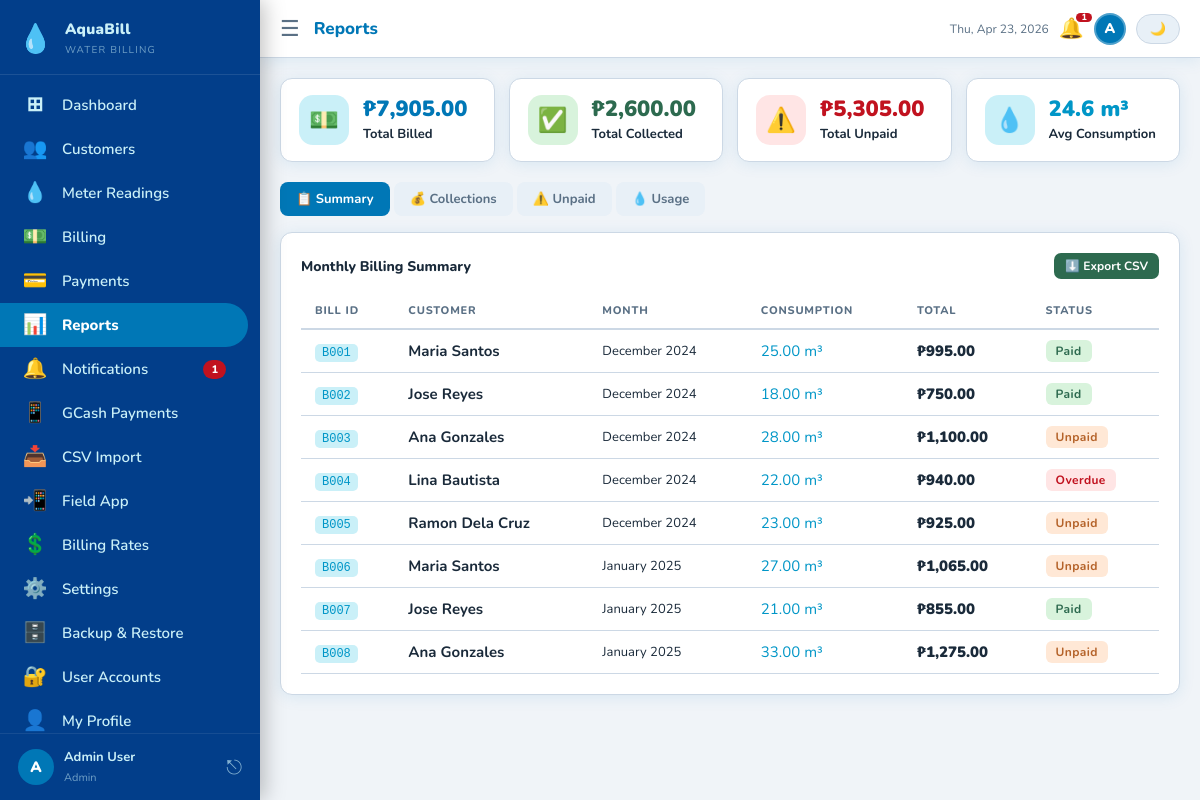
/reports.php (signed in), run on the app's committed database.
### tables this page shows
CREATE TABLE IF NOT EXISTS bills (
    id VARCHAR(10) PRIMARY KEY,
    customer_id VARCHAR(10) NOT NULL,
    reading_id VARCHAR(10),
    billing_month VARCHAR(30) NOT NULL,
    prev_reading DECIMAL(10,2) NOT NULL,
    curr_reading DECIMAL(10,2) NOT NULL,
    consumption DECIMAL(10,2) NOT NULL,
    rate_per_cubic DECIMAL(8,2) NOT NULL DEFAULT 35.00,
    base_charge DECIMAL(8,2) NOT NULL DEFAULT 120.00,
    penalty DECIMAL(8,2) NOT NULL DEFAULT 0.00,
    total DECIMAL(10,2) NOT NULL,
    status ENUM('Unpaid','Paid','Overdue','Waived','Disputed') NOT NULL DEFAULT 'Unpaid',
    due_date DATE NOT NULL,
    created_at TIMESTAMP DEFAULT CURRENT_TIMESTAMP,
    FOREIGN KEY (customer_id) REFERENCES customers(id) ON DELETE CASCADE
);

CREATE TABLE IF NOT EXISTS customers (
    id VARCHAR(10) PRIMARY KEY,
    name VARCHAR(150) NOT NULL,
    address TEXT NOT NULL,
    contact VARCHAR(20) NOT NULL,
    meter_no VARCHAR(30) NOT NULL UNIQUE,
    status ENUM('Active','Disconnected') NOT NULL DEFAULT 'Active',
    created_at DATE NOT NULL
);

### includes/functions.php (called while the page is built, shortened)
<?php
function fmt(float $n): string {
    return '₱' . number_format($n, 2);
}
function h(string $s): string {
    return htmlspecialchars($s, ENT_QUOTES, 'UTF-8');
}
function get(string $key, string $default = ''): string {
    return trim($_GET[$key] ?? $default);
}

### reports.php (the view, shortened to what this page needs)
<?php
require_once 'includes/functions.php';
$pdo = getDB();
$totalBilled    = (float)$pdo->query("SELECT COALESCE(SUM(total),0) FROM bills")->fetchColumn();
$totalCollected = (float)$pdo->query("SELECT COALESCE(SUM(amount),0) FROM payments")->fetchColumn();
$totalUnpaid    = (float)$pdo->query("SELECT COALESCE(SUM(total),0) FROM bills WHERE status!='Paid'")->fetchColumn();
$avgConsumption = (float)$pdo->query("SELECT COALESCE(AVG(consumption),0) FROM readings")->fetchColumn();
$tab = get('tab', 'summary');
$bills       = $pdo->query("SELECT b.*,c.name AS cname FROM bills b JOIN customers c ON b.customer_id=c.id ORDER BY b.created_at DESC")->fetchAll();
require_once 'includes/header.php';
?>
<div class="stat-grid mb-3">
  <div class="stat-card">
    <div class="stat-icon" style="background:var(--info-bg)">💵</div>
    <div><div class="stat-val text-accent"><?= fmt($totalBilled) ?></div><div class="stat-label">Total Billed</div></div>
  </div>
  <div class="stat-card">
    <div class="stat-icon" style="background:var(--success-bg)">✅</div>
    <div><div class="stat-val text-success"><?= fmt($totalCollected) ?></div><div class="stat-label">Total Collected</div></div>
  </div>
  <div class="stat-card">
    <div class="stat-icon" style="background:var(--danger-bg)">⚠️</div>
    <div><div class="stat-val text-danger"><?= fmt($totalUnpaid) ?></div><div class="stat-label">Total Unpaid</div></div>
  </div>
  <div class="stat-card">
    <div class="stat-icon" style="background:var(--info-bg)">💧</div>
    <div><div class="stat-val" style="color:var(--info)"><?= round($avgConsumption,1) ?> m³</div><div class="stat-label">Avg Consumption</div></div>
  </div>
</div>
<div class="tabs">
  <a href="reports.php?tab=summary"     class="tab-btn <?= $tab==='summary'?'active':'' ?>">📋 Summary</a>
  <a href="reports.php?tab=collections" class="tab-btn <?= $tab==='collections'?'active':'' ?>">💰 Collections</a>
  <a href="reports.php?tab=unpaid"      class="tab-btn <?= $tab==='unpaid'?'active':'' ?>">⚠️ Unpaid</a>
  <a href="reports.php?tab=usage"       class="tab-btn <?= $tab==='usage'?'active':'' ?>">💧 Usage</a>
</div>
<div class="card">
  <?php if ($tab === 'summary'): ?>
  <div style="display:flex;justify-content:space-between;align-items:center;margin-bottom:14px;flex-wrap:wrap;gap:8px">
    <div class="card-title" style="margin:0">Monthly Billing Summary</div>
    <a href="reports.php?export=billing" class="btn btn-success btn-sm">⬇️ Export CSV</a>
  </div>
  <div class="table-wrap">
    <table>
      <thead><tr><th>Bill ID</th><th>Customer</th><th>Month</th><th>Consumption</th><th>Total</th><th>Status</th></tr></thead>
      <tbody>
        <?php foreach ($bills as $b): ?>
        <tr>
          <td><code><?= h($b['id']) ?></code></td>
          <td class="fw-bold"><?= h($b['cname']) ?></td>
          <td class="fs-sm"><?= h($b['billing_month']) ?></td>
          <td style="color:var(--info)"><?= h($b['consumption']) ?> m³</td>
          <td class="fw-bolder"><?= fmt($b['total']) ?></td>
          <td><span class="badge badge-<?= strtolower(h($b['status'])) ?>"><?= h($b['status']) ?></span></td>
        </tr>
        <?php endforeach; ?>
      </tbody>
    </table>
  </div>
  <?php endif; ?>
</div>

### assets/css/style.css (style rules this page uses)
:root { --bg:#f0f4f8; --surface:#fff; --surface-alt:#e8f0f7; --border:#ccd8e5; --text:#1a2a3a; --muted:#5a7085; --accent:#0077b6; --accent-dark:#023e8a; --accent-light:#caf0f8; --success:#2d6a4f; --success-bg:#d8f3dc; --warning:#b5632a; --warning-bg:#ffe8d6; --danger:#c1121f; --danger-bg:#ffe5e5; --info:#0096c7; --info-bg:#caf0f8; --sidebar:#023e8a; --sidebar-text:#caf0f8; --sidebar-active:#0077b6; --shadow:0 2px 16px rgba(0,119,182,.10); --shadow-lg:0 8px 40px rgba(2,62,138,.13); --radius:12px; --radius-sm:8px; --sidebar-w:260px; }
*,*::before,*::after { box-sizing:border-box;margin:0;padding:0 }
html,body { height:100%;overflow:hidden }
body { font-family:'Nunito','Segoe UI',sans-serif; font-size:15px;background:var(--bg);color:var(--text); display:flex; }
a { color:inherit;text-decoration:none }
.card { background:var(--surface);border-radius:var(--radius); padding:20px;box-shadow:var(--shadow);border:1px solid var(--border); }
.card-title { font-weight:800;font-size:14px;margin-bottom:14px;color:var(--text) }
.stat-grid { display:grid; grid-template-columns:repeat(auto-fill,minmax(200px,1fr)); gap:14px;margin-bottom:20px; }
.stat-card { background:var(--surface);border-radius:var(--radius);padding:16px 18px; box-shadow:var(--shadow);border:1px solid var(--border); display:flex;align-items:center;gap:14px; cursor:pointer;transition:transform .15s,box-shadow .15s; }
.stat-icon { width:50px;height:50px;border-radius:14px; display:flex;align-items:center;justify-content:center;font-size:24px;flex-shrink:0; }
.stat-val { font-size:22px;font-weight:900;line-height:1.1 }
.stat-label { font-size:13px;font-weight:700;margin-top:3px }
.table-wrap { overflow-x:auto;-webkit-overflow-scrolling:touch }
table { border-collapse:collapse;width:100%;min-width:500px }
th,td { padding:10px 14px;text-align:left;white-space:nowrap }
th { font-size:11px;font-weight:800;letter-spacing:.8px;text-transform:uppercase; color:var(--muted);border-bottom:2px solid var(--border) }
td { border-bottom:1px solid var(--border);vertical-align:middle }
.badge { border-radius:6px;padding:3px 10px;font-size:12px;font-weight:700; letter-spacing:.4px;white-space:nowrap;display:inline-block }
.badge-active,.badge-paid { color:var(--success);background:var(--success-bg) }
.badge-disconnected,.badge-overdue { color:var(--danger);background:var(--danger-bg) }
.badge-unpaid { color:var(--warning);background:var(--warning-bg) }
.btn { display:inline-flex;align-items:center;gap:7px; padding:10px 18px;border-radius:var(--radius-sm);border:none; font-size:14px;font-weight:700;cursor:pointer;transition:opacity .2s,transform .1s; font-family:inherit;white-space:nowrap; }
.btn-success { background:var(--success);color:#fff }
.btn-sm { padding:5px 11px;font-size:12px;border-radius:7px }
.tabs { display:flex;gap:4px;margin-bottom:16px;flex-wrap:wrap }
.tab-btn { padding:8px 16px;border-radius:var(--radius-sm);border:none; cursor:pointer;font-size:13px;font-weight:700;font-family:inherit; background:var(--surface-alt);color:var(--muted);transition:background .15s; }
.tab-btn.active { background:var(--accent);color:#fff }
code { font-size:12px;padding:2px 7px;border-radius:5px; background:var(--info-bg);color:var(--info);font-family:monospace }
.text-danger { color:var(--danger) }
.text-success { color:var(--success) }
.text-accent { color:var(--accent) }
.fw-bold { font-weight:700 }
.fw-bolder { font-weight:900 }
.fs-sm { font-size:13px }
.mb-3 { margin-bottom:20px }

### data on the page
bills: id "B001", customer.name "Maria Santos", billing_month "December 2024", consumption "25.00", total "₱995.00", status "Paid"
bills: id "B002", customer.name "Jose Reyes", billing_month "December 2024", consumption "18.00", total "₱750.00", status "Paid"
bills: id "B003", customer.name "Ana Gonzales", billing_month "December 2024", consumption "28.00", total "₱1,100.00", status "Unpaid"
bills: id "B004", customer.name "Lina Bautista", billing_month "December 2024", consumption "22.00", total "₱940.00", status "Overdue"
bills: id "B005", customer.name "Ramon Dela Cruz", billing_month "December 2024", consumption "23.00", total "₱925.00", status "Unpaid"
bills: id "B006", customer.name "Maria Santos", billing_month "January 2025", consumption "27.00", total "₱1,065.00", status "Unpaid"
bills: id "B007", customer.name "Jose Reyes", billing_month "January 2025", consumption "21.00", total "₱855.00", status "Paid"
bills: id "B008", customer.name "Ana Gonzales", billing_month "January 2025", consumption "33.00", total "₱1,275.00", status "Unpaid"

### other printed values
APP_NAME "AquaBill"
$nav['icon'] "⊞"
$nav['label'] "Dashboard"
$nav['icon'] "👥"
$nav['label'] "Customers"
$nav['icon'] "💧"
$nav['label'] "Meter Readings"
$nav['icon'] "💵"
$nav['label'] "Billing"
$nav['icon'] "💳"
$nav['label'] "Payments"
$nav['icon'] "📊"
$nav['label'] "Reports"
$nav['icon'] "🔔"
$nav['label'] "Notifications"
